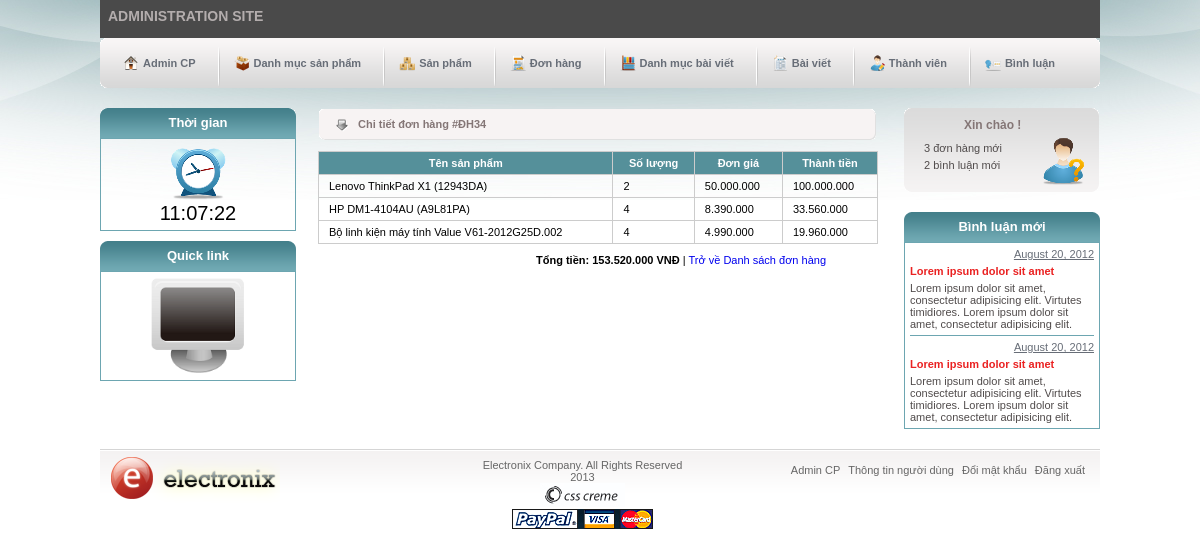
Screenshot of /admin/details.php?oid=34 (signed in) with the database file from the repository.
### tables this page shows
CREATE TABLE IF NOT EXISTS `order_details` (
  `odetail_id` int(11) NOT NULL AUTO_INCREMENT,
  `order_id` int(11) NOT NULL,
  `pro_id` int(11) NOT NULL,
  `qty` tinyint(11) NOT NULL,
  `price` int(11) NOT NULL,
  PRIMARY KEY (`odetail_id`),
  KEY `order_id` (`order_id`)
);

CREATE TABLE IF NOT EXISTS `products` (
  `pro_id` int(11) NOT NULL AUTO_INCREMENT,
  `cat_id` int(11) NOT NULL,
  `user_id` int(11) NOT NULL,
  `pro_name` varchar(100) NOT NULL,
  `details` text NOT NULL,
  `intro_text` text NOT NULL,
  `intro_img` varchar(100) NOT NULL,
  `price` int(11) NOT NULL,
  `garantie` smallint(6) DEFAULT NULL,
  `promotion` text NOT NULL,
  `position` tinyint(4) NOT NULL,
  `post_on` datetime NOT NULL,
  PRIMARY KEY (`pro_id`),
  KEY `pro_name` (`pro_name`,`price`,`position`,`post_on`)
);

### admin/details.php (the view, shortened to what this page needs)
<?php
    include('inc/header.php');
	require_once('../inc/mysqli_connect.php');
	include('inc/first-sidebar.php');
?>
<?php
    if(isset($_GET['oid']) && filter_var($_GET['oid'], FILTER_VALIDATE_INT, array('min_range'=>1))) :
        $oid = $_GET['oid'];
        $q = "SELECT order_id FROM order_details WHERE order_id = {$oid}";
        $r = mysqli_query($dbc, $q);
        if (mysqli_num_rows($r) > 0) :
?>
<div id="main-content">
	<div class="title-content">
		<p>Chi tiết đơn hàng <?php echo "#ĐH".$oid; ?></p>
	</div>
	<table>
    	<thead>
    		<tr>
    			<th><a href="order.php?sort=name">Tên sản phẩm</a></th>
                <th><a href="order.php?sort=qty">Số lượng</a></th>
                <th><a href="order.php?sort=price">Đơn giá</a></th>
                <th><a href="order.php?sort=sum">Thành tiền</a></th>
    		</tr>
    	</thead>
    	<tbody>
		<?php
    		if (isset($_GET['sort'])) {
    			switch ($_GET['sort']) {
    				case 'name':
    					$order_by = 'pro_name';
    					break;
                    case 'qty':
                        $order_by = 'qty';
                        break;
    				case 'price':
    					$order_by = 'price';
    					break;
    				case 'sum':
    					$order_by = 'sum';
    					break;
    				default:
    					$order_by = 'pro_name';
    					break;
    			}
    		} else {
    			$order_by = 'pro_name';
    		}
    		$q = "SELECT od.pro_id, od.qty, od.price, p.pro_name ";
    		$q .= " FROM order_details AS od ";
    		$q .= " JOIN products AS p USING(pro_id) ";
            $q .= " WHERE od.order_id = {$oid}";
    		$q .= " ORDER BY {$order_by} DESC ";
    		$r = mysqli_query($dbc, $q);
                $sum = 0;
    		while ($products = mysqli_fetch_array($r, MYSQLI_ASSOC)) :
    	?>
            <tr>
                <td><?php echo $products['pro_name']; ?></td>
                <td><?php echo $products['qty']; ?></td>
                <td><?php echo number_format($products['price'],0,',','.'); ?></td>
                <td><?php echo number_format($products['qty']*$products['price'],0,',','.'); ?></td>
            </tr>
        <?php
            $sum += $products['qty']*$products['price'];
            endwhile;
        ?>
    	</tbody>
    </table>
    <div class='pay'>
        <strong>Tổng tiền: <?php echo number_format($sum,0,',','.')." VNĐ"; ?></strong> | <a href="order.php">Trở về Danh sách đơn hàng</a>
    </div>
<?php endif; ?>
<?php endif; ?>
</div>
<?php
	include('inc/second-sidebar.php');
	include('inc/footer.php');
?>

### css/style.css (style rules this page uses)
* { margin: 0; padding: 0; }
html, body, div, span, applet, object, iframe, h1, h2, h3, h4, h5, h6, p, blockquote, pre, a, abbr, acronym, address, big, cite, code, del, dfn, em, font, img, ins, kbd, q, s, samp, small, strike, strong, sub, sup, tt, var, dl, dt, dd, ol, ul, li, fieldset, form, label, legend, table, caption, tbody, tfoot, thead, tr, th, td { margin: 0; padding: 0; border: 0; outline: 0; font-weight: inherit; font-style: inherit; font-size: 100%; font-family: inherit; vertical-align: baseline; }
strong { font-weight: bold; }
body { background: url(../images/background.jpg) center top no-repeat; font-family: arial, helvetica, sans-serif; font-size: 11px; }
a { text-decoration: none; }
#main-content { width: 585px; float: left; padding: 10px 10px 10px 10px; overflow: hidden; }
.title-content { width: 520px; height: 33px; float: left; background: url(../images/bar_bg.gif) no-repeat center; padding-left: 40px; line-height: 33px; margin: 0 0 10px 12px; font-weight: bold; color: #847676; }
table { margin: 0 0 10px 12px; border-collapse: collapse; width: 560px; }
td, th { padding: 5px 10px; border: 1px #ccc solid; }
thead { background: #55909a; font-weight: bold; color: #fff; }
thead a { color: #fff; }
.pay { margin-left: 230px; }

### rows the page displays
order_details: pro.pro_name "Lenovo ThinkPad X1 (12943DA)", qty "2", price "50.000.000", $products['qty']*$products['price'] "100.000.000"
order_details: pro.pro_name "HP DM1-4104AU (A9L81PA)", qty "4", price "8.390.000", $products['qty']*$products['price'] "33.560.000"
order_details: pro.pro_name "Bộ linh kiện máy tính Value V61-2012G25D.002", qty "4", price "4.990.000", $products['qty']*$products['price'] "19.960.000"

### other values shown
$oid "34"
$sum "153.520.000"
